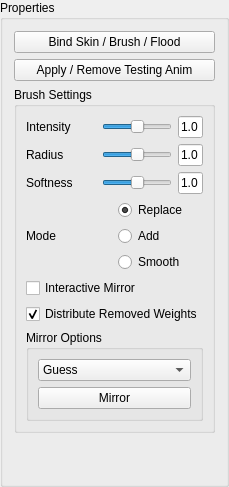
               <widget class="QGroupBox" name="groupBox_43">
                <property name="sizePolicy">
                 <sizepolicy hsizetype="Preferred" vsizetype="Preferred">
                  <horstretch>0</horstretch>
                  <verstretch>0</verstretch>
                 </sizepolicy>
                </property>
                <property name="title">
                 <string>Properties</string>
                </property>
                <layout class="QHBoxLayout" name="horizontalLayout_56">
                 <item>
                  <layout class="QVBoxLayout" name="verticalLayout_81">
                   <item>
                    <widget class="QPushButton" name="pushButton_17">
                     <property name="text">
                      <string>Bind Skin / Brush / Flood</string>
                     </property>
                    </widget>
                   </item>
                   <item>
                    <widget class="QPushButton" name="pushButton_18">
                     <property name="text">
                      <string>Apply / Remove Testing Anim</string>
                     </property>
                    </widget>
                   </item>
                   <item>
                    <widget class="QGroupBox" name="groupBox_44">
                     <property name="title">
                      <string>Brush Settings</string>
                     </property>
                     <layout class="QVBoxLayout" name="verticalLayout_82">
                      <item>
                       <layout class="QVBoxLayout" name="verticalLayout_83">
                        <item>
                         <layout class="QHBoxLayout" name="horizontalLayout_58">
                          <item>
                           <widget class="QLabel" name="label_14">
                            <property name="text">
                             <string>Intensity</string>
                            </property>
                           </widget>
                          </item>
                          <item>
                           <widget class="QSlider" name="horizontalSlider_5">
                            <property name="sizePolicy">
                             <sizepolicy hsizetype="Ignored" vsizetype="Fixed">
                              <horstretch>0</horstretch>
                              <verstretch>0</verstretch>
                             </sizepolicy>
                            </property>
                            <property name="value">
                             <number>50</number>
                            </property>
                            <property name="orientation">
                             <enum>Qt::Horizontal</enum>
                            </property>
                           </widget>
                          </item>
                          <item>
                           <widget class="QLineEdit" name="lineEdit_16">
                            <property name="sizePolicy">
                             <sizepolicy hsizetype="Maximum" vsizetype="Fixed">
                              <horstretch>0</horstretch>
                              <verstretch>0</verstretch>
                             </sizepolicy>
                            </property>
                            <property name="minimumSize">
                             <size>
                              <width>0</width>
                              <height>0</height>
                             </size>
                            </property>
                            <property name="maximumSize">
                             <size>
                              <width>25</width>
                              <height>16777215</height>
                             </size>
                            </property>
                            <property name="text">
                             <string>1.0</string>
                            </property>
                           </widget>
                          </item>
                         </layout>
                        </item>
                        <item>
                         <layout class="QHBoxLayout" name="horizontalLayout_59">
                          <item>
                           <widget class="QLabel" name="label_17">
                            <property name="text">
                             <string>Radius</string>
                            </property>
                           </widget>
                          </item>
                          <item>
                           <widget class="QSlider" name="horizontalSlider_6">
                            <property name="sizePolicy">
                             <sizepolicy hsizetype="Ignored" vsizetype="Fixed">
                              <horstretch>0</horstretch>
                              <verstretch>0</verstretch>
                             </sizepolicy>
                            </property>
                            <property name="value">
                             <number>50</number>
                            </property>
                            <property name="orientation">
                             <enum>Qt::Horizontal</enum>
                            </property>
                           </widget>
                          </item>
                          <item>
                           <widget class="QLineEdit" name="lineEdit_17">
                            <property name="sizePolicy">
                             <sizepolicy hsizetype="Maximum" vsizetype="Fixed">
                              <horstretch>0</horstretch>
                              <verstretch>0</verstretch>
                             </sizepolicy>
                            </property>
                            <property name="minimumSize">
                             <size>
                              <width>0</width>
                              <height>0</height>
                             </size>
                            </property>
                            <property name="maximumSize">
                             <size>
                              <width>25</width>
                              <height>16777215</height>
                             </size>
                            </property>
                            <property name="text">
                             <string>1.0</string>
                            </property>
                           </widget>
                          </item>
                         </layout>
                        </item>
                        <item>
                         <layout class="QHBoxLayout" name="horizontalLayout_60">
                          <item>
                           <widget class="QLabel" name="label_18">
                            <property name="text">
                             <string>Softness</string>
                            </property>
                           </widget>
                          </item>
                          <item>
                           <widget class="QSlider" name="horizontalSlider_7">
                            <property name="sizePolicy">
                             <sizepolicy hsizetype="Ignored" vsizetype="Fixed">
                              <horstretch>0</horstretch>
                              <verstretch>0</verstretch>
                             </sizepolicy>
                            </property>
                            <property name="value">
                             <number>50</number>
                            </property>
                            <property name="orientation">
                             <enum>Qt::Horizontal</enum>
                            </property>
                           </widget>
                          </item>
                          <item>
                           <widget class="QLineEdit" name="lineEdit_18">
                            <property name="sizePolicy">
                             <sizepolicy hsizetype="Maximum" vsizetype="Fixed">
                              <horstretch>0</horstretch>
                              <verstretch>0</verstretch>
                             </sizepolicy>
                            </property>
                            <property name="minimumSize">
                             <size>
                              <width>0</width>
                              <height>0</height>
                             </size>
                            </property>
                            <property name="maximumSize">
                             <size>
                              <width>25</width>
                              <height>16777215</height>
                             </size>
                            </property>
                            <property name="text">
                             <string>1.0</string>
                            </property>
                           </widget>
                          </item>
                         </layout>
                        </item>
                        <item>
                         <layout class="QHBoxLayout" name="horizontalLayout_61">
                          <item>
                           <widget class="QLabel" name="label_19">
                            <property name="text">
                             <string>Mode</string>
                            </property>
                           </widget>
                          </item>
                          <item>
                           <layout class="QVBoxLayout" name="verticalLayout_84">
                            <item>
                             <widget class="QRadioButton" name="radioButton_4">
                              <property name="sizePolicy">
                               <sizepolicy hsizetype="Ignored" vsizetype="Expanding">
                                <horstretch>0</horstretch>
                                <verstretch>0</verstretch>
                               </sizepolicy>
                              </property>
                              <property name="minimumSize">
                               <size>
                                <width>0</width>
                                <height>0</height>
                               </size>
                              </property>
                              <property name="text">
                               <string>Replace</string>
                              </property>
                              <property name="checked">
                               <bool>true</bool>
                              </property>
                             </widget>
                            </item>
                            <item>
                             <widget class="QRadioButton" name="radioButton_5">
                              <property name="sizePolicy">
                               <sizepolicy hsizetype="Ignored" vsizetype="Expanding">
                                <horstretch>0</horstretch>
                                <verstretch>0</verstretch>
                               </sizepolicy>
                              </property>
                              <property name="minimumSize">
                               <size>
                                <width>0</width>
                                <height>0</height>
                               </size>
                              </property>
                              <property name="text">
                               <string>Add</string>
                              </property>
                             </widget>
                            </item>
                            <item>
                             <widget class="QRadioButton" name="radioButton_6">
                              <property name="sizePolicy">
                               <sizepolicy hsizetype="Ignored" vsizetype="Expanding">
                                <horstretch>0</horstretch>
                                <verstretch>0</verstretch>
                               </sizepolicy>
                              </property>
                              <property name="minimumSize">
                               <size>
                                <width>0</width>
                                <height>0</height>
                               </size>
                              </property>
                              <property name="text">
                               <string>Smooth</string>
                              </property>
                             </widget>
                            </item>
                           </layout>
                          </item>
                         </layout>
                        </item>
                        <item>
                         <widget class="QCheckBox" name="checkBox_3">
                          <property name="text">
                           <string>Interactive Mirror</string>
                          </property>
                         </widget>
                        </item>
                        <item>
                         <widget class="QCheckBox" name="checkBox_4">
                          <property name="text">
                           <string>Distribute Removed Weights</string>
                          </property>
                          <property name="checked">
                           <bool>true</bool>
                          </property>
                         </widget>
                        </item>
                       </layout>
                      </item>
                      <item>
                       <widget class="QGroupBox" name="groupBox_45">
                        <property name="title">
                         <string>Mirror Options</string>
                        </property>
                        <layout class="QVBoxLayout" name="verticalLayout_85">
                         <item>
                          <layout class="QVBoxLayout" name="verticalLayout_86">
                           <item>
                            <widget class="QComboBox" name="comboBox_7">
                             <item>
                              <property name="text">
                               <string>Guess</string>
                              </property>
                             </item>
                             <item>
                              <property name="text">
                               <string>+X -&gt; -X</string>
                              </property>
                             </item>
                             <item>
                              <property name="text">
                               <string>-X -&gt; +X</string>
                              </property>
                             </item>
                             <item>
                              <property name="text">
                               <string>Flip</string>
                              </property>
                             </item>
                            </widget>
                           </item>
                           <item>
                            <widget class="QPushButton" name="pushButton_5">
                             <property name="text">
                              <string>Mirror</string>
                             </property>
                            </widget>
                           </item>
                          </layout>
                         </item>
                        </layout>
                       </widget>
                      </item>
                     </layout>
                    </widget>
                   </item>
                   <item>
                    <spacer name="verticalSpacer_6">
                     <property name="orientation">
                      <enum>Qt::Vertical</enum>
                     </property>
                     <property name="sizeHint" stdset="0">
                      <size>
                       <width>20</width>
                       <height>40</height>
                      </size>
                     </property>
                    </spacer>
                   </item>
                  </layout>
                 </item>
                </layout>
               </widget>
